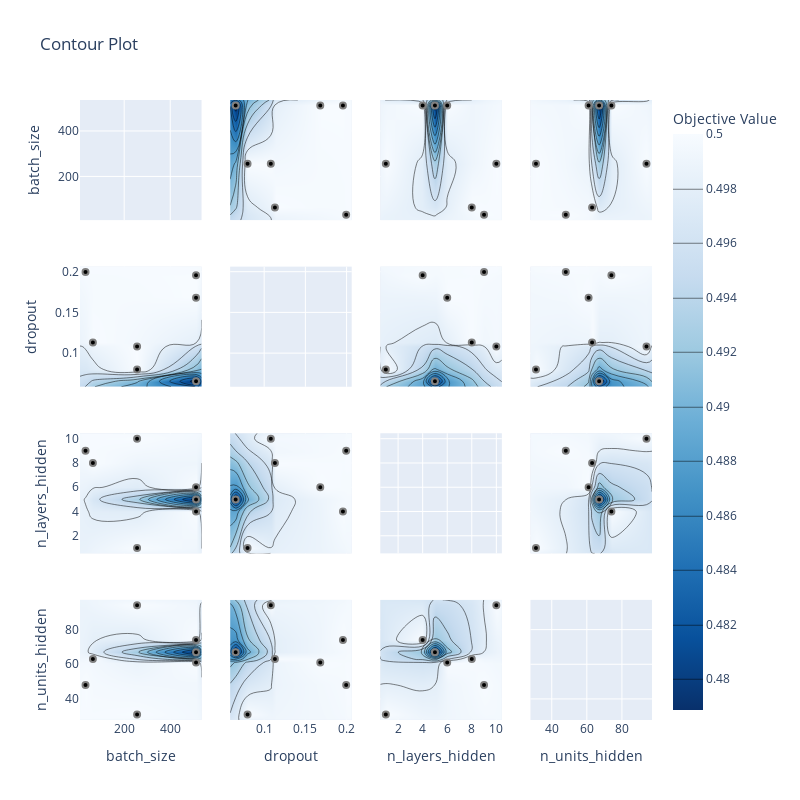

Notebook cell for this chart:
### Code cell
# Visualize hyperparameter relationships.
fig = plot_contour(study, params=['batch_size', 'dropout', 'n_layers_hidden', 'n_units_hidden'])
fig.update_layout(width=800, height=800)

### Figure 1 — Plotly figure (JSON) as saved in the notebook; plotly's stock layout.template omitted (floating-point values rounded to 4 significant figures)
{"data": [{"type": "scatter", "xaxis": "x", "yaxis": "y"}, {"colorbar": {"title": {"text": "Objective Value"}}, "colorscale": [[0, "rgb(247,251,255)"], [0.125, "rgb(222,235,247)"], [0.25, "rgb(198,219,239)"], [0.375, "rgb(158,202,225)"], [0.5, "rgb(107,174,214)"], [0.625, "rgb(66,146,198)"], [0.75, "rgb(33,113,181)"], [0.875, "rgb(8,81,156)"], [1, "rgb(8,48,107)"]], "connectgaps": true, "contours": {"coloring": "heatmap"}, "hoverinfo": "none", "line": {"smoothing": 1.3}, "reversescale": true, "showscale": true, "type": "contour", "x": [8, 32, 64, 256, 512, 536], "xaxis": "x5", "y": [0.05872, 0.06542, 0.07984, 0.1081, 0.113, 0.1681, 0.1956, 0.1995, 0.2062], "yaxis": "y5", "z": [[null, null, null, null, null, null], [null, null, null, null, 0.4789, null], [null, null, null, 0.5, null, null], [null, null, null, 0.5, null, null], [null, null, 0.5, null, null, null], [null, null, null, null, 0.5, null], [null, null, null, null, 0.5, null], [null, 0.5, null, null, null, null], [null, null, null, null, null, null]]}, {"marker": {"color": "black", "line": {"color": "Grey", "width": 2}}, "mode": "markers", "showlegend": false, "type": "scatter", "x": [512, 64, 256, 32, 256, 512, 512], "xaxis": "x5", "y": [0.1956, 0.113, 0.07984, 0.1995, 0.1081, 0.06542, 0.1681], "yaxis": "y5"}, {"colorbar": {"title": {"text": "Objective Value"}}, "colorscale": [[0, "rgb(247,251,255)"], [0.125, "rgb(222,235,247)"], [0.25, "rgb(198,219,239)"], [0.375, "rgb(158,202,225)"], [0.5, "rgb(107,174,214)"], [0.625, "rgb(66,146,198)"], [0.75, "rgb(33,113,181)"], [0.875, "rgb(8,81,156)"], [1, "rgb(8,48,107)"]], "connectgaps": true, "contours": {"coloring": "heatmap"}, "hoverinfo": "none", "line": {"smoothing": 1.3}, "reversescale": true, "showscale": false, "type": "contour", "x": [8, 32, 64, 256, 512, 536], "xaxis": "x9", "y": [0.55, 1, 4, 5, 6, 8, 9, 10, 10.45], "yaxis": "y9", "z": [[null, null, null, null, null, null], [null, null, null, 0.5, null, null], [null, null, null, null, 0.5, null], [null, null, null, null, 0.4789, null], [null, null, null, null, 0.5, null], [null, null, 0.5, null, null, null], [null, 0.5, null, null, null, null], [null, null, null, 0.5, null, null], [null, null, null, null, null, null]]}, {"marker": {"color": "black", "line": {"color": "Grey", "width": 2}}, "mode": "markers", "showlegend": false, "type": "scatter", "x": [512, 64, 256, 32, 256, 512, 512], "xaxis": "x9", "y": [4, 8, 1, 9, 10, 5, 6], "yaxis": "y9"}, {"colorbar": {"title": {"text": "Objective Value"}}, "colorscale": [[0, "rgb(247,251,255)"], [0.125, "rgb(222,235,247)"], [0.25, "rgb(198,219,239)"], [0.375, "rgb(158,202,225)"], [0.5, "rgb(107,174,214)"], [0.625, "rgb(66,146,198)"], [0.75, "rgb(33,113,181)"], [0.875, "rgb(8,81,156)"], [1, "rgb(8,48,107)"]], "connectgaps": true, "contours": {"coloring": "heatmap"}, "hoverinfo": "none", "line": {"smoothing": 1.3}, "reversescale": true, "showscale": false, "type": "contour", "x": [8, 32, 64, 256, 512, 536], "xaxis": "x13", "y": [27.85, 31, 48, 61, 63, 67, 74, 94, 97.15], "yaxis": "y13", "z": [[null, null, null, null, null, null], [null, null, null, 0.5, null, null], [null, 0.5, null, null, null, null], [null, null, null, null, 0.5, null], [null, null, 0.5, null, null, null], [null, null, null, null, 0.4789, null], [null, null, null, null, 0.5, null], [null, null, null, 0.5, null, null], [null, null, null, null, null, null]]}, {"marker": {"color": "black", "line": {"color": "Grey", "width": 2}}, "mode": "markers", "showlegend": false, "type": "scatter", "x": [512, 64, 256, 32, 256, 512, 512], "xaxis": "x13", "y": [74, 63, 31, 48, 94, 67, 61], "yaxis": "y13"}, {"colorbar": {"title": {"text": "Objective Value"}}, "colorscale": [[0, "rgb(247,251,255)"], [0.125, "rgb(222,235,247)"], [0.25, "rgb(198,219,239)"], [0.375, "rgb(158,202,225)"], [0.5, "rgb(107,174,214)"], [0.625, "rgb(66,146,198)"], [0.75, "rgb(33,113,181)"], [0.875, "rgb(8,81,156)"], [1, "rgb(8,48,107)"]], "connectgaps": true, "contours": {"coloring": "heatmap"}, "hoverinfo": "none", "line": {"smoothing": 1.3}, "reversescale": true, "showscale": false, "type": "contour", "x": [0.05872, 0.06542, 0.07984, 0.1081, 0.113, 0.1681, 0.1956, 0.1995, 0.2062], "xaxis": "x2", "y": [8, 32, 64, 256, 512, 536], "yaxis": "y2", "z": [[null, null, null, null, null, null, null, null, null], [null, null, null, null, null, null, null, 0.5, null], [null, null, null, null, 0.5, null, null, null, null], [null, null, 0.5, 0.5, null, null, null, null, null], [null, 0.4789, null, null, null, 0.5, 0.5, null, null], [null, null, null, null, null, null, null, null, null]]}, {"marker": {"color": "black", "line": {"color": "Grey", "width": 2}}, "mode": "markers", "showlegend": false, "type": "scatter", "x": [0.1956, 0.113, 0.07984, 0.1995, 0.1081, 0.06542, 0.1681], "xaxis": "x2", "y": [512, 64, 256, 32, 256, 512, 512], "yaxis": "y2"}, {"type": "scatter", "xaxis": "x6", "yaxis": "y6"}, {"colorbar": {"title": {"text": "Objective Value"}}, "colorscale": [[0, "rgb(247,251,255)"], [0.125, "rgb(222,235,247)"], [0.25, "rgb(198,219,239)"], [0.375, "rgb(158,202,225)"], [0.5, "rgb(107,174,214)"], [0.625, "rgb(66,146,198)"], [0.75, "rgb(33,113,181)"], [0.875, "rgb(8,81,156)"], [1, "rgb(8,48,107)"]], "connectgaps": true, "contours": {"coloring": "heatmap"}, "hoverinfo": "none", "line": {"smoothing": 1.3}, "reversescale": true, "showscale": false, "type": "contour", "x": [0.05872, 0.06542, 0.07984, 0.1081, 0.113, 0.1681, 0.1956, 0.1995, 0.2062], "xaxis": "x10", "y": [0.55, 1, 4, 5, 6, 8, 9, 10, 10.45], "yaxis": "y10", "z": [[null, null, null, null, null, null, null, null, null], [null, null, 0.5, null, null, null, null, null, null], [null, null, null, null, null, null, 0.5, null, null], [null, 0.4789, null, null, null, null, null, null, null], [null, null, null, null, null, 0.5, null, null, null], [null, null, null, null, 0.5, null, null, null, null], [null, null, null, null, null, null, null, 0.5, null], [null, null, null, 0.5, null, null, null, null, null], [null, null, null, null, null, null, null, null, null]]}, {"marker": {"color": "black", "line": {"color": "Grey", "width": 2}}, "mode": "markers", "showlegend": false, "type": "scatter", "x": [0.1956, 0.113, 0.07984, 0.1995, 0.1081, 0.06542, 0.1681], "xaxis": "x10", "y": [4, 8, 1, 9, 10, 5, 6], "yaxis": "y10"}, {"colorbar": {"title": {"text": "Objective Value"}}, "colorscale": [[0, "rgb(247,251,255)"], [0.125, "rgb(222,235,247)"], [0.25, "rgb(198,219,239)"], [0.375, "rgb(158,202,225)"], [0.5, "rgb(107,174,214)"], [0.625, "rgb(66,146,198)"], [0.75, "rgb(33,113,181)"], [0.875, "rgb(8,81,156)"], [1, "rgb(8,48,107)"]], "connectgaps": true, "contours": {"coloring": "heatmap"}, "hoverinfo": "none", "line": {"smoothing": 1.3}, "reversescale": true, "showscale": false, "type": "contour", "x": [0.05872, 0.06542, 0.07984, 0.1081, 0.113, 0.1681, 0.1956, 0.1995, 0.2062], "xaxis": "x14", "y": [27.85, 31, 48, 61, 63, 67, 74, 94, 97.15], "yaxis": "y14", "z": [[null, null, null, null, null, null, null, null, null], [null, null, 0.5, null, null, null, null, null, null], [null, null, null, null, null, null, null, 0.5, null], [null, null, null, null, null, 0.5, null, null, null], [null, null, null, null, 0.5, null, null, null, null], [null, 0.4789, null, null, null, null, null, null, null], [null, null, null, null, null, null, 0.5, null, null], [null, null, null, 0.5, null, null, null, null, null], [null, null, null, null, null, null, null, null, null]]}, {"marker": {"color": "black", "line": {"color": "Grey", "width": 2}}, "mode": "markers", "showlegend": false, "type": "scatter", "x": [0.1956, 0.113, 0.07984, 0.1995, 0.1081, 0.06542, 0.1681], "xaxis": "x14", "y": [74, 63, 31, 48, 94, 67, 61], "yaxis": "y14"}, {"colorbar": {"title": {"text": "Objective Value"}}, "colorscale": [[0, "rgb(247,251,255)"], [0.125, "rgb(222,235,247)"], [0.25, "rgb(198,219,239)"], [0.375, "rgb(158,202,225)"], [0.5, "rgb(107,174,214)"], [0.625, "rgb(66,146,198)"], [0.75, "rgb(33,113,181)"], [0.875, "rgb(8,81,156)"], [1, "rgb(8,48,107)"]], "connectgaps": true, "contours": {"coloring": "heatmap"}, "hoverinfo": "none", "line": {"smoothing": 1.3}, "reversescale": true, "showscale": false, "type": "contour", "x": [0.55, 1, 4, 5, 6, 8, 9, 10, 10.45], "xaxis": "x3", "y": [8, 32, 64, 256, 512, 536], "yaxis": "y3", "z": [[null, null, null, null, null, null, null, null, null], [null, null, null, null, null, null, 0.5, null, null], [null, null, null, null, null, 0.5, null, null, null], [null, 0.5, null, null, null, null, null, 0.5, null], [null, null, 0.5, 0.4789, 0.5, null, null, null, null], [null, null, null, null, null, null, null, null, null]]}, {"marker": {"color": "black", "line": {"color": "Grey", "width": 2}}, "mode": "markers", "showlegend": false, "type": "scatter", "x": [4, 8, 1, 9, 10, 5, 6], "xaxis": "x3", "y": [512, 64, 256, 32, 256, 512, 512], "yaxis": "y3"}, {"colorbar": {"title": {"text": "Objective Value"}}, "colorscale": [[0, "rgb(247,251,255)"], [0.125, "rgb(222,235,247)"], [0.25, "rgb(198,219,239)"], [0.375, "rgb(158,202,225)"], [0.5, "rgb(107,174,214)"], [0.625, "rgb(66,146,198)"], [0.75, "rgb(33,113,181)"], [0.875, "rgb(8,81,156)"], [1, "rgb(8,48,107)"]], "connectgaps": true, "contours": {"coloring": "heatmap"}, "hoverinfo": "none", "line": {"smoothing": 1.3}, "reversescale": true, "showscale": false, "type": "contour", "x": [0.55, 1, 4, 5, 6, 8, 9, 10, 10.45], "xaxis": "x7", "y": [0.05872, 0.06542, 0.07984, 0.1081, 0.113, 0.1681, 0.1956, 0.1995, 0.2062], "yaxis": "y7", "z": [[null, null, null, null, null, null, null, null, null], [null, null, null, 0.4789, null, null, null, null, null], [null, 0.5, null, null, null, null, null, null, null], [null, null, null, null, null, null, null, 0.5, null], [null, null, null, null, null, 0.5, null, null, null], [null, null, null, null, 0.5, null, null, null, null], [null, null, 0.5, null, null, null, null, null, null], [null, null, null, null, null, null, 0.5, null, null], [null, null, null, null, null, null, null, null, null]]}, {"marker": {"color": "black", "line": {"color": "Grey", "width": 2}}, "mode": "markers", "showlegend": false, "type": "scatter", "x": [4, 8, 1, 9, 10, 5, 6], "xaxis": "x7", "y": [0.1956, 0.113, 0.07984, 0.1995, 0.1081, 0.06542, 0.1681], "yaxis": "y7"}, {"type": "scatter", "xaxis": "x11", "yaxis": "y11"}, {"colorbar": {"title": {"text": "Objective Value"}}, "colorscale": [[0, "rgb(247,251,255)"], [0.125, "rgb(222,235,247)"], [0.25, "rgb(198,219,239)"], [0.375, "rgb(158,202,225)"], [0.5, "rgb(107,174,214)"], [0.625, "rgb(66,146,198)"], [0.75, "rgb(33,113,181)"], [0.875, "rgb(8,81,156)"], [1, "rgb(8,48,107)"]], "connectgaps": true, "contours": {"coloring": "heatmap"}, "hoverinfo": "none", "line": {"smoothing": 1.3}, "reversescale": true, "showscale": false, "type": "contour", "x": [0.55, 1, 4, 5, 6, 8, 9, 10, 10.45], "xaxis": "x15", "y": [27.85, 31, 48, 61, 63, 67, 74, 94, 97.15], "yaxis": "y15", "z": [[null, null, null, null, null, null, null, null, null], [null, 0.5, null, null, null, null, null, null, null], [null, null, null, null, null, null, 0.5, null, null], [null, null, null, null, 0.5, null, null, null, null], [null, null, null, null, null, 0.5, null, null, null], [null, null, null, 0.4789, null, null, null, null, null], [null, null, 0.5, null, null, null, null, null, null], [null, null, null, null, null, null, null, 0.5, null], [null, null, null, null, null, null, null, null, null]]}, {"marker": {"color": "black", "line": {"color": "Grey", "width": 2}}, "mode": "markers", "showlegend": false, "type": "scatter", "x": [4, 8, 1, 9, 10, 5, 6], "xaxis": "x15", "y": [74, 63, 31, 48, 94, 67, 61], "yaxis": "y15"}, {"colorbar": {"title": {"text": "Objective Value"}}, "colorscale": [[0, "rgb(247,251,255)"], [0.125, "rgb(222,235,247)"], [0.25, "rgb(198,219,239)"], [0.375, "rgb(158,202,225)"], [0.5, "rgb(107,174,214)"], [0.625, "rgb(66,146,198)"], [0.75, "rgb(33,113,181)"], [0.875, "rgb(8,81,156)"], [1, "rgb(8,48,107)"]], "connectgaps": true, "contours": {"coloring": "heatmap"}, "hoverinfo": "none", "line": {"smoothing": 1.3}, "reversescale": true, "showscale": false, "type": "contour", "x": [27.85, 31, 48, 61, 63, 67, 74, 94, 97.15], "xaxis": "x4", "y": [8, 32, 64, 256, 512, 536], "yaxis": "y4", "z": [[null, null, null, null, null, null, null, null, null], [null, null, 0.5, null, null, null, null, null, null], [null, null, null, null, 0.5, null, null, null, null], [null, 0.5, null, null, null, null, null, 0.5, null], [null, null, null, 0.5, null, 0.4789, 0.5, null, null], [null, null, null, null, null, null, null, null, null]]}, {"marker": {"color": "black", "line": {"color": "Grey", "width": 2}}, "mode": "markers", "showlegend": false, "type": "scatter", "x": [74, 63, 31, 48, 94, 67, 61], "xaxis": "x4", "y": [512, 64, 256, 32, 256, 512, 512], "yaxis": "y4"}, {"colorbar": {"title": {"text": "Objective Value"}}, "colorscale": [[0, "rgb(247,251,255)"], [0.125, "rgb(222,235,247)"], [0.25, "rgb(198,219,239)"], [0.375, "rgb(158,202,225)"], [0.5, "rgb(107,174,214)"], [0.625, "rgb(66,146,198)"], [0.75, "rgb(33,113,181)"], [0.875, "rgb(8,81,156)"], [1, "rgb(8,48,107)"]], "connectgaps": true, "contours": {"coloring": "heatmap"}, "hoverinfo": "none", "line": {"smoothing": 1.3}, "reversescale": true, "showscale": false, "type": "contour", "x": [27.85, 31, 48, 61, 63, 67, 74, 94, 97.15], "xaxis": "x8", "y": [0.05872, 0.06542, 0.07984, 0.1081, 0.113, 0.1681, 0.1956, 0.1995, 0.2062], "yaxis": "y8", "z": [[null, null, null, null, null, null, null, null, null], [null, null, null, null, null, 0.4789, null, null, null], [null, 0.5, null, null, null, null, null, null, null], [null, null, null, null, null, null, null, 0.5, null], [null, null, null, null, 0.5, null, null, null, null], [null, null, null, 0.5, null, null, null, null, null], [null, null, null, null, null, null, 0.5, null, null], [null, null, 0.5, null, null, null, null, null, null], [null, null, null, null, null, null, null, null, null]]}, {"marker": {"color": "black", "line": {"color": "Grey", "width": 2}}, "mode": "markers", "showlegend": false, "type": "scatter", "x": [74, 63, 31, 48, 94, 67, 61], "xaxis": "x8", "y": [0.1956, 0.113, 0.07984, 0.1995, 0.1081, 0.06542, 0.1681], "yaxis": "y8"}, {"colorbar": {"title": {"text": "Objective Value"}}, "colorscale": [[0, "rgb(247,251,255)"], [0.125, "rgb(222,235,247)"], [0.25, "rgb(198,219,239)"], [0.375, "rgb(158,202,225)"], [0.5, "rgb(107,174,214)"], [0.625, "rgb(66,146,198)"], [0.75, "rgb(33,113,181)"], [0.875, "rgb(8,81,156)"], [1, "rgb(8,48,107)"]], "connectgaps": true, "contours": {"coloring": "heatmap"}, "hoverinfo": "none", "line": {"smoothing": 1.3}, "reversescale": true, "showscale": false, "type": "contour", "x": [27.85, 31, 48, 61, 63, 67, 74, 94, 97.15], "xaxis": "x12", "y": [0.55, 1, 4, 5, 6, 8, 9, 10, 10.45], "yaxis": "y12", "z": [[null, null, null, null, null, null, null, null, null], [null, 0.5, null, null, null, null, null, null, null], [null, null, null, null, null, null, 0.5, null, null], [null, null, null, null, null, 0.4789, null, null, null], [null, null, null, 0.5, null, null, null, null, null], [null, null, null, null, 0.5, null, null, null, null], [null, null, 0.5, null, null, null, null, null, null], [null, null, null, null, null, null, null, 0.5, null], [null, null, null, null, null, null, null, null, null]]}, {"marker": {"color": "black", "line": {"color": "Grey", "width": 2}}, "mode": "markers", "showlegend": false, "type": "scatter", "x": [74, 63, 31, 48, 94, 67, 61], "xaxis": "x12", "y": [4, 8, 1, 9, 10, 5, 6], "yaxis": "y12"}, {"type": "scatter", "xaxis": "x16", "yaxis": "y16"}], "layout": {"height": 800, "title": {"text": "Contour Plot"}, "width": 800, "xaxis": {"anchor": "y", "domain": [0, 0.2125], "matches": "x13", "range": [8, 536], "showticklabels": false}, "xaxis10": {"anchor": "y10", "domain": [0.2625, 0.475], "matches": "x14", "range": [0.05872, 0.2062], "showticklabels": false}, "xaxis11": {"anchor": "y11", "domain": [0.525, 0.7375], "matches": "x15", "range": [0.55, 10.45], "showticklabels": false}, "xaxis12": {"anchor": "y12", "domain": [0.7875, 1], "matches": "x16", "range": [27.85, 97.15], "showticklabels": false}, "xaxis13": {"anchor": "y13", "domain": [0, 0.2125], "range": [8, 536], "title": {"text": "batch_size"}}, "xaxis14": {"anchor": "y14", "domain": [0.2625, 0.475], "range": [0.05872, 0.2062], "title": {"text": "dropout"}}, "xaxis15": {"anchor": "y15", "domain": [0.525, 0.7375], "range": [0.55, 10.45], "title": {"text": "n_layers_hidden"}}, "xaxis16": {"anchor": "y16", "domain": [0.7875, 1], "range": [27.85, 97.15], "title": {"text": "n_units_hidden"}}, "xaxis2": {"anchor": "y2", "domain": [0.2625, 0.475], "matches": "x14", "range": [0.05872, 0.2062], "showticklabels": false}, "xaxis3": {"anchor": "y3", "domain": [0.525, 0.7375], "matches": "x15", "range": [0.55, 10.45], "showticklabels": false}, "xaxis4": {"anchor": "y4", "domain": [0.7875, 1], "matches": "x16", "range": [27.85, 97.15], "showticklabels": false}, "xaxis5": {"anchor": "y5", "domain": [0, 0.2125], "matches": "x13", "range": [8, 536], "showticklabels": false}, "xaxis6": {"anchor": "y6", "domain": [0.2625, 0.475], "matches": "x14", "range": [0.05872, 0.2062], "showticklabels": false}, "xaxis7": {"anchor": "y7", "domain": [0.525, 0.7375], "matches": "x15", "range": [0.55, 10.45], "showticklabels": false}, "xaxis8": {"anchor": "y8", "domain": [0.7875, 1], "matches": "x16", "range": [27.85, 97.15], "showticklabels": false}, "xaxis9": {"anchor": "y9", "domain": [0, 0.2125], "matches": "x13", "range": [8, 536], "showticklabels": false}, "yaxis": {"anchor": "x", "domain": [0.8063, 1], "range": [8, 536], "title": {"text": "batch_size"}}, "yaxis10": {"anchor": "x10", "domain": [0.2687, 0.4625], "matches": "y9", "range": [0.55, 10.45], "showticklabels": false}, "yaxis11": {"anchor": "x11", "domain": [0.2687, 0.4625], "matches": "y9", "range": [0.55, 10.45], "showticklabels": false}, "yaxis12": {"anchor": "x12", "domain": [0.2687, 0.4625], "matches": "y9", "range": [0.55, 10.45], "showticklabels": false}, "yaxis13": {"anchor": "x13", "domain": [0, 0.1938], "range": [27.85, 97.15], "title": {"text": "n_units_hidden"}}, "yaxis14": {"anchor": "x14", "domain": [0, 0.1938], "matches": "y13", "range": [27.85, 97.15], "showticklabels": false}, "yaxis15": {"anchor": "x15", "domain": [0, 0.1938], "matches": "y13", "range": [27.85, 97.15], "showticklabels": false}, "yaxis16": {"anchor": "x16", "domain": [0, 0.1938], "matches": "y13", "range": [27.85, 97.15], "showticklabels": false}, "yaxis2": {"anchor": "x2", "domain": [0.8063, 1], "matches": "y", "range": [8, 536], "showticklabels": false}, "yaxis3": {"anchor": "x3", "domain": [0.8063, 1], "matches": "y", "range": [8, 536], "showticklabels": false}, "yaxis4": {"anchor": "x4", "domain": [0.8063, 1], "matches": "y", "range": [8, 536], "showticklabels": false}, "yaxis5": {"anchor": "x5", "domain": [0.5375, 0.7312], "range": [0.05872, 0.2062], "title": {"text": "dropout"}}, "yaxis6": {"anchor": "x6", "domain": [0.5375, 0.7312], "matches": "y5", "range": [0.05872, 0.2062], "showticklabels": false}, "yaxis7": {"anchor": "x7", "domain": [0.5375, 0.7312], "matches": "y5", "range": [0.05872, 0.2062], "showticklabels": false}, "yaxis8": {"anchor": "x8", "domain": [0.5375, 0.7312], "matches": "y5", "range": [0.05872, 0.2062], "showticklabels": false}, "yaxis9": {"anchor": "x9", "domain": [0.2687, 0.4625], "range": [0.55, 10.45], "title": {"text": "n_layers_hidden"}}}}
